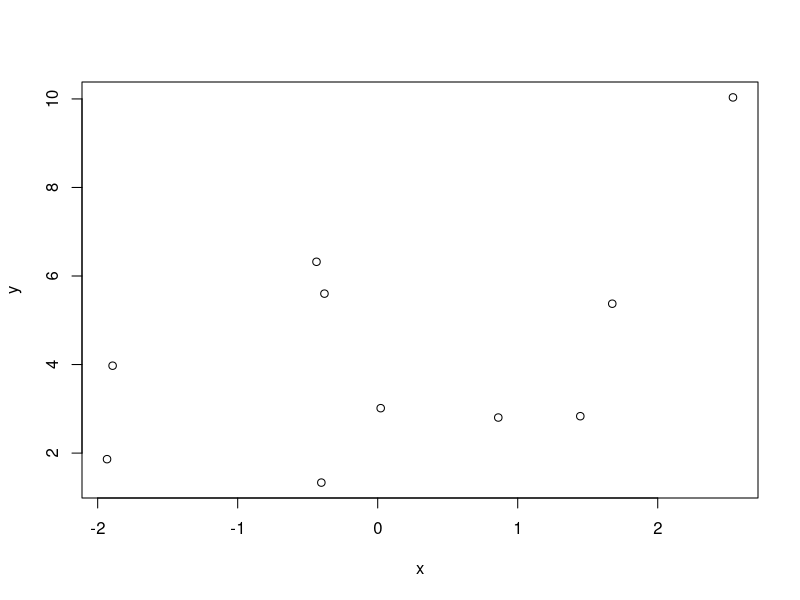

Write R code to recreate this figure.

set.seed(26688)

reps <- 999
sdl <- 0.5

n <- 10
a <- 0.5
b <- 3.5
eps <- 0.5

x <- rnorm(n)
m <- a*x + b
sdm <- log(m) - sdl^2/2
y <- rlnorm(n, sdm, sdl)

plot(x, y)

m <- lm(y~x)

confint(m)

slope <- function(x, y){
	return(
		coef(lm(y~x))[["x"]]
	)
}

ranslope <- function(x, y){
	return(slope(x, sample(y)))
}

est <- slope(x, y)
null <- replicate(reps, ranslope(x, y))
samps <- c(0, est-null)
quantile(samps, probs=c(0.025, 0.975))
